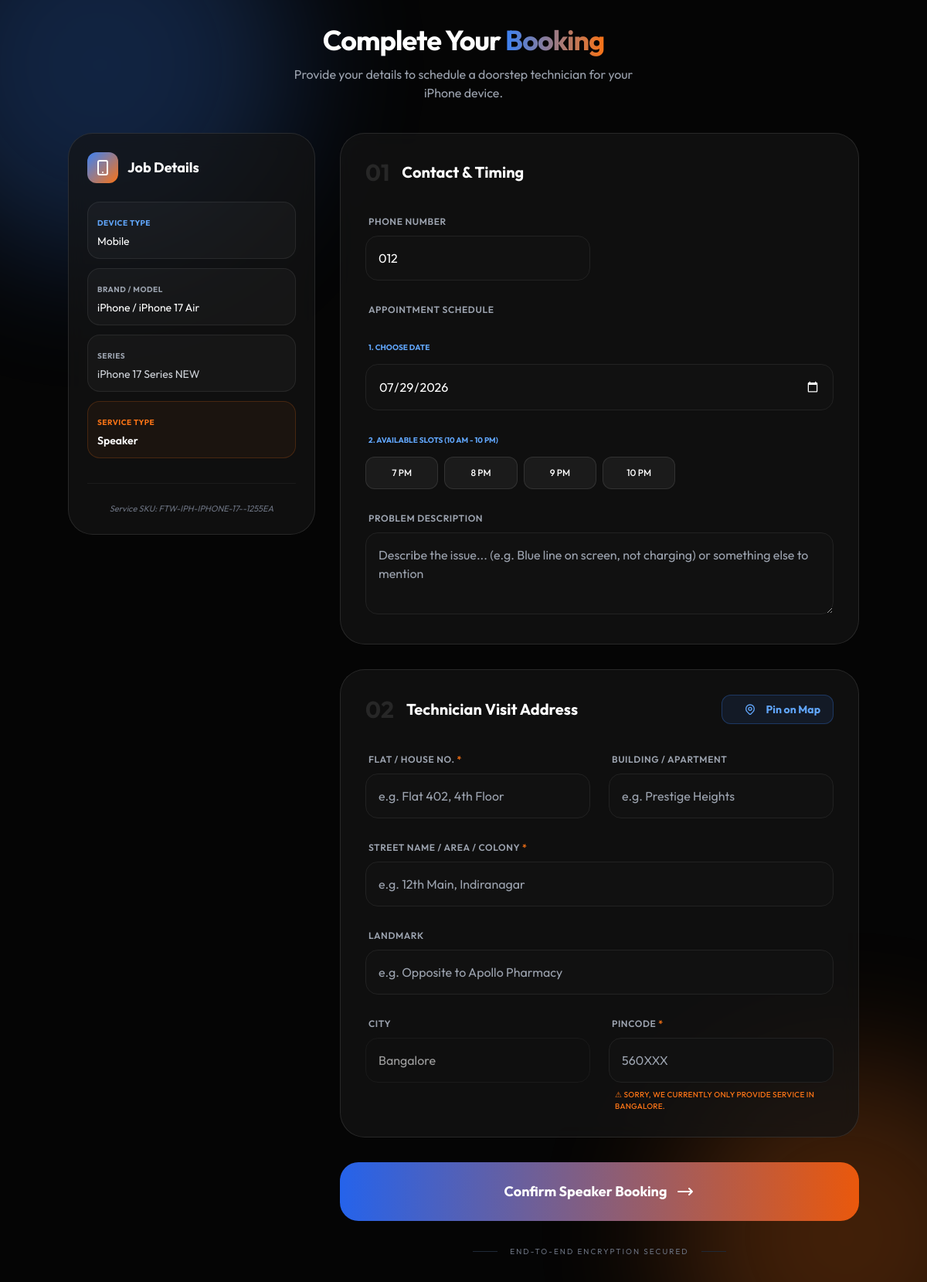
Screenshot of /bookings/booking/menu/FTW-IPH-IPHONE-17--1255EA/speaker/ (signed in) with the database file from the repository.
### Admin/models.py (models this page shows, shortened)
class Product(models.Model):
    category = models.ForeignKey(
        Category,
        on_delete=models.CASCADE,
        related_name='products'
    )
    brand = models.CharField(max_length=100)
    model_name = models.CharField(max_length=100)
    variant = models.CharField(max_length=50, blank=True, null=True)
    image = models.ImageField(upload_to='products/', blank=True, null=True)
    description = models.TextField(blank=True, null=True)
    price = models.DecimalField(max_digits=10, decimal_places=2)
    stock = models.PositiveIntegerField(default=0)
    sku = models.CharField(max_length=100, unique=True, editable=False)
    is_active = models.BooleanField(default=True)
    created_at = models.DateTimeField(auto_now_add=True)
    updated_at = models.DateTimeField(auto_now=True)
    display_order = models.PositiveIntegerField(default=0)
    class Meta:
        ordering = ['display_order']

class Category(models.Model):
    name = models.CharField(max_length=100)
    parent = models.ForeignKey(
        'self',
        on_delete=models.CASCADE,
        null=True,
        blank=True,
        related_name='children'
    )
    image = models.ImageField(upload_to='categories/', blank=True, null=True)
    description = models.TextField(blank=True, null=True)
    slug = models.SlugField(max_length=150, unique=True, blank=True)
    is_active = models.BooleanField(default=True)
    display_order = models.PositiveIntegerField(default=0)
    created_at = models.DateTimeField(auto_now_add=True)
    updated_at = models.DateTimeField(auto_now=True)
    class Meta:
        verbose_name_plural = "Categories"
        unique_together = ('parent', 'name')
        ordering = ['display_order', 'name']
    def get_path_list(self):
        path = [self]
        curr = self
        while curr.parent:
            path.append(curr.parent)
            curr = curr.parent
        return path[::-1] # Reverse to get [Root, Brand, Series, Sub-Series]

### Accounts/models.py (models this page shows, shortened)
class MyUser(AbstractUser):
    phone = models.CharField(max_length=15, unique=True)
    name = models.CharField(max_length=100)
    is_admin = models.BooleanField(default=False)
    email = models.EmailField(null=True, blank=True, unique=True)
    first_name = None
    last_name = None
    server_id = models.CharField(
        max_length=20,
        null=True,
        blank=True,
        unique=True
    )
    doj = models.DateField(default=date.today)
    profile = models.ImageField(upload_to="profile/", null=True, blank=True)
    USERNAME_FIELD = "username"
    REQUIRED_FIELDS = ["phone", "name"]

### Bookings/views.py (the view, shortened to what this page needs)
# urls.py: path("booking/menu/<product>/<service>/", booking_menu, name="booking_menu"),
@login_required
def booking_menu(request, product, service):
    product_obj = get_object_or_404(
        Product.objects.select_related('category__parent__parent'),
        sku=product
    )
    category_path = product_obj.category.get_path_list()
    context = {
        'sku_str': product,
        'service': service,
        'product': product_obj,
        'category_path': category_path
    }
    return render(request, 'Bookings/bookings.html', context)

### templates/Bookings/bookings.html (shortened to what this page needs)
<!DOCTYPE html>
<html lang="en">
<head>
    <script src="https://cdn.tailwindcss.com"></script>
</head>
<body class="py-8 px-4">
    <div class="blob blob-1"></div>
    <div class="blob blob-2"></div>
    <div class="max-w-5xl mx-auto">
        <div class="mb-10 text-center">
            <h1 class="text-4xl font-bold mb-3 tracking-tight">Complete Your <span class="brand-gradient">Booking</span></h1>
            <p class="text-gray-400 max-w-md mx-auto">Provide your details to schedule a doorstep technician for your {{ product.brand }} device.</p>
        </div>
        <form method="post" class="grid grid-cols-1 lg:grid-cols-12 gap-8">
            <div class="lg:col-span-4 space-y-6">
                <div class="glass-card p-6 rounded-[2rem] sticky top-8">
                    <div class="flex items-center space-x-3 mb-6">
                        <div class="w-10 h-10 rounded-xl bg-gradient-to-br from-blue-500 to-orange-500 flex items-center justify-center">
                            <svg class="w-6 h-6 text-white" fill="none" stroke="currentColor" viewBox="0 0 24 24"><path stroke-linecap="round" stroke-linejoin="round" stroke-width="2" d="M12 18h.01M8 21h8a2 2 0 002-2V5a2 2 0 00-2-2H8a2 2 0 00-2 2v14a2 2 0 002 2z"></path></svg>
                        </div>
                        <h3 class="font-bold text-lg">Job Details</h3>
                    </div>
                    <div class="space-y-3">
                        <div class="spec-badge">
                            <span class="text-[10px] text-blue-400 font-bold uppercase tracking-wider">Device Type</span>
                            <p class="text-sm mt-1">{{ category_path.0.name }}</p>
                        </div>
                        <div class="spec-badge">
                            <span class="text-[10px] text-gray-400 font-bold uppercase tracking-wider">Brand / Model</span>
                            <p class="text-sm mt-1">{{ product.brand }} / {{ product.model_name }}</p>
                        </div>
                        {% if category_path|length > 2 %}
                        <div class="spec-badge">
                            <span class="text-[10px] text-gray-400 font-bold uppercase tracking-wider">Series</span>
                            <p class="text-sm mt-1 text-gray-300">
                                {% for cat in category_path %}{% if forloop.counter0 > 1 %}{{ cat.name }}{% if not forloop.last %} • {% endif %}{% endif %}{% endfor %}
                            </p>
                        </div>
                        {% endif %}
                        <div class="spec-badge bg-orange-500/5 border-orange-500/20">
                            <span class="text-[10px] text-orange-500 font-bold uppercase tracking-wider">Service Type</span>
                            <p class="text-sm mt-1 font-semibold">{{ service|title }}</p>
                        </div>
                    </div>
                    <div class="mt-8 pt-6 border-t border-white/5">
                        <p class="text-[11px] text-gray-500 text-center italic">Service SKU: {{ product.sku }}</p>
                    </div>
                </div>
            </div>
            <div class="lg:col-span-8 space-y-8">
                <div class="glass-card p-8 rounded-[2rem]">
                    <div class="flex items-center mb-8">
                        <span class="text-3xl font-bold text-white/10 mr-4">01</span>
                        <h3 class="text-xl font-bold">Contact & Timing</h3>
                    </div>
                    <div class="grid grid-cols-1 md:grid-cols-2 gap-6">
                        <div class="space-y-2">
                            <label class="text-xs font-semibold text-gray-400 uppercase tracking-wider ml-1">Phone Number</label>
                            <input type="tel" name="phone" value="{{ user.phone|default:'' }}" required
                                   class="input-field w-full rounded-2xl p-4 text-white focus:ring-2 focus:ring-blue-500/20" placeholder="e.g. 9876543210">
                        </div>
                        <div class="md:col-span-2 space-y-6">
                            <label class="text-xs font-semibold text-gray-400 uppercase tracking-wider ml-1">Appointment Schedule</label>
                            <div class="grid grid-cols-1 gap-6">
                                <div class="space-y-3">
                                    <span class="text-[10px] text-blue-400 font-bold uppercase ml-1">1. Choose Date</span>
                                    <input type="date" id="booking_date" name="booking_date" required
                                           class="input-field w-full rounded-2xl p-4 text-white appearance-none cursor-pointer"
                                           style="color-scheme: dark;">
                                </div>
                                <div class="space-y-3">
                                    <span class="text-[10px] text-blue-400 font-bold uppercase ml-1">2. Available Slots (10 AM - 10 PM)</span>
                                    <div id="time-slots-container" class="grid grid-cols-3 sm:grid-cols-4 md:grid-cols-6 gap-2"></div>
                                </div>
                            </div>
                        </div>
                        <div class="md:col-span-2 space-y-2">
                            <label class="text-xs font-semibold text-gray-400 uppercase tracking-wider ml-1">Problem Description</label>
                            <textarea name="description" rows="3"
                                      class="input-field w-full rounded-2xl p-4 text-white"
                                      placeholder="Describe the issue... (e.g. Blue line on screen, not charging) or something else to mention" ></textarea>
                        </div>
                    </div>
                </div>
                <div class="glass-card p-8 rounded-[2rem]">
                    <div class="flex items-center justify-between mb-8">
                        <div class="flex items-center">
                            <span class="text-3xl font-bold text-white/10 mr-4">02</span>
                            <h3 class="text-xl font-bold">Technician Visit Address</h3>
                        </div>
                        <button type="button" id="locate-btn" onclick="openMapPicker()"
                                class="group relative flex items-center space-x-3 py-2 px-4 rounded-xl bg-blue-500/10 border border-blue-500/30 text-blue-400 font-bold hover:bg-blue-500/20 transition-all duration-300 overflow-hidden text-sm">
                            <span>Pin on Map</span>
                        </button>
                    </div>
                    <div class="grid grid-cols-1 md:grid-cols-2 gap-6">
                        <div class="md:col-span-1 space-y-2">
                            <label class="text-xs font-semibold text-gray-400 uppercase tracking-wider ml-1">Flat / House No. <span class="text-orange-500">*</span></label>
                            <input type="text" name="house_no" required
                                   class="input-field w-full rounded-2xl p-4" placeholder="e.g. Flat 402, 4th Floor">
                        </div>
                        <div class="md:col-span-1 space-y-2">
                            <label class="text-xs font-semibold text-gray-400 uppercase tracking-wider ml-1">Building / Apartment </label>
                            <input type="text" name="building_name"
                                   class="input-field w-full rounded-2xl p-4" placeholder="e.g. Prestige Heights">
                        </div>
                        <div class="md:col-span-2 space-y-2">
                            <label class="text-xs font-semibold text-gray-400 uppercase tracking-wider ml-1">Street Name / Area / Colony <span class="text-orange-500">*</span></label>
                            <input type="text" name="street" required
                                   class="input-field w-full rounded-2xl p-4" placeholder="e.g. 12th Main, Indiranagar">
                        </div>
                        <div class="md:col-span-2 space-y-2">
                            <label class="text-xs font-semibold text-gray-400 uppercase tracking-wider ml-1">Landmark</label>
                            <input type="text" name="landmark"
                                   class="input-field w-full rounded-2xl p-4" placeholder="e.g. Opposite to Apollo Pharmacy">
                        </div>
                        <div class="space-y-2">
                            <label class="text-xs font-semibold text-gray-400 uppercase tracking-wider ml-1">City</label>
                            <input type="text" name="city" value="Bangalore" readonly
                                   class="input-field w-full rounded-2xl p-4 opacity-60 pointer-events-none">
                        </div>
                        <div class="space-y-2 group">
                            <label class="text-xs font-semibold text-gray-400 uppercase tracking-wider ml-1">
                                Pincode <span class="text-orange-500">*</span>
                            </label>
                            <input type="text" id="pincode" name="pincode" pattern="^(5600[0-9]{2}|562[0-9]{3})$" maxlength="6" required
                                   class="input-field w-full rounded-2xl p-4 peer" placeholder="560XXX">
                            <p class="mt-2 hidden peer-invalid:block text-[10px] text-orange-500 font-medium ml-2 uppercase tracking-wide">
                                ⚠ Sorry, we currently only provide service in Bangalore.
                            </p>
                        </div>
                    </div>
                </div>
                <button type="submit" class="group relative w-full overflow-hidden rounded-[1.5rem] p-6 font-bold transition-all hover:scale-[1.01] active:scale-[0.98]">
                    <div class="absolute inset-0 bg-gradient-to-r from-blue-600 to-orange-600 transition-all"></div>
                    <span class="relative flex items-center justify-center text-lg text-white">
                        Confirm {{ service|title }} Booking
                        <svg class="w-6 h-6 ml-3 group-hover:translate-x-1 transition-transform" fill="none" stroke="currentColor" viewBox="0 0 24 24"><path stroke-linecap="round" stroke-linejoin="round" stroke-width="2" d="M17 8l4 4m0 0l-4 4m4-4H3"></path></svg>
                    </span>
                </button>
                <div class="flex items-center justify-center space-x-4 text-gray-500">
                    <div class="h-px w-8 bg-gray-800"></div>
                    <p class="text-[10px] uppercase tracking-[0.2em]">End-to-End Encryption Secured</p>
                    <div class="h-px w-8 bg-gray-800"></div>
                </div>
            </div>
        </form>
    </div>
</body>
</html>

### templates/Bookings/bookings.html (style rules this page uses)
:root { --bg-dark: #050505; --blue-glow: #3b82f6; --orange-glow: #f97316; --input-bg: #111111; }
body { background-color: var(--bg-dark); color: white; font-family: 'Outfit', sans-serif; }
.blob { position: fixed; filter: blur(90px); opacity: 0.25; border-radius: 50%; z-index: -1; }
.blob-1 { top: -10%; left: -10%; width: 500px; height: 500px; background: var(--blue-glow); }
.blob-2 { bottom: -10%; right: -10%; width: 450px; height: 450px; background: var(--orange-glow); }
.glass-card { background: rgba(20, 20, 20, 0.7); backdrop-filter: blur(12px); border: 1px solid rgba(255, 255, 255, 0.1); }
.spec-badge { background: rgba(255, 255, 255, 0.03); border: 1px solid rgba(255, 255, 255, 0.08); padding: 0.75rem; border-radius: 16px; }
.input-field { background: var(--input-bg); border: 1px solid #222; transition: all 0.3s ease; }
.brand-gradient { background: linear-gradient(to right, #3b82f6, #f97316); -webkit-background-clip: text; -webkit-text-fill-color: transparent; }

### rows the page displays
Product: brand "iPhone", model_name "iPhone 17 Air", sku "FTW-IPH-IPHONE-17--1255EA"
Category: name "Mobile"
Category: name "iPhone 17 Series NEW"
MyUser: phone "012"

### other values shown
{{ service|title }} "Speaker"
